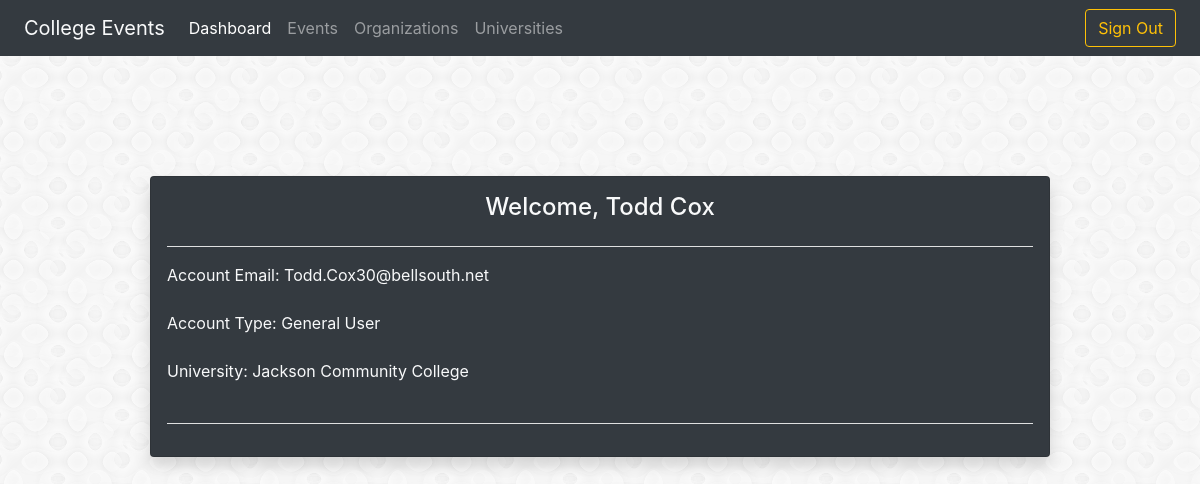
The app's page /source/web/dashboard.php (signed in) with its own data.
### tables this page shows
CREATE TABLE users (
    id INT AUTO_INCREMENT,
    first_name VARCHAR(50),
    last_name VARCHAR(50),
    password VARCHAR(20),
    email VARCHAR(200),
    university_id INT,
    permission_level INT,
    PRIMARY KEY (id),
    FOREIGN KEY (university_id)
    REFERENCES universities(id)
);

CREATE TABLE universities (
    id INT AUTO_INCREMENT,
    name VARCHAR(200),
    address VARCHAR(300),
    description VARCHAR(1000),
    student_count INT,
    PRIMARY KEY (id)
);

### source/web/dashboard.php (the view, shortened to what this page needs)
<!DOCTYPE html>
<html lang="en">
<head>
    <link rel="stylesheet" href="https://stackpath.bootstrapcdn.com/bootstrap/4.1.3/css/bootstrap.min.css"
>
</head>
<body style="background: url('background.png')">
<nav class="navbar navbar-dark navbar-expand-lg bg-dark">
    <a class="navbar-brand">
        <span class="ml-2 text-light" style="display: inline-block;">College Events</span>
    </a>
    <div class="collapse navbar-collapse" id="navbarNav">
        <ul class="navbar-nav">
            <li class="nav-item active">
                <a class="nav-link" href="dashboard.html">Dashboard </a>
            </li>
            <li class="nav-item">
                <a class="nav-link" href="events.php">Events</a>
            </li>
            <li class="nav-item">
                <a class="nav-link" href="organizations.php">Organizations</a>
            </li>
            <li class="nav-item">
                <a class="nav-link" href="universities.php">Universities</a>
            </li>
        </ul>
    </div>
    <form class="form-inline">
        <a href="logout.php">
            <button class="btn btn-outline-warning mr-2 my-sm-0" type="button">Sign Out</button>
        </a>
    </form>
</nav>
<div class="container-fluid">
    <form id="accountCard">
        <div class="row">
            <div class="card w-75 mx-auto container-fluid p-3 bg-dark shadow" style="margin-top: 10%;">
 <?php
    include('database.inc.php');
    $sql = "SELECT * FROM `users` where users.id = '$_SESSION[id]'";
    $University = "SELECT name FROM universities where universities.id = '$_SESSION[univ]'";
    if($query = $conn->prepare($sql))
    {
        $query->execute();
        $entry = $query->fetch(PDO::FETCH_ASSOC);
    }
    if($query2 = $conn->prepare($University))
    {
        $query2->execute();
        $University = $query2->fetch(PDO::FETCH_ASSOC);
    }
    if($entry){
        if(($_SESSION['perm']) == 0){
                    $level = "General User";
                }
        echo "
            <span class=\"mx-auto text-light\"><h4>Welcome, $entry[first_name] $entry[last_name]</h4></span>
            <hr class=\"bg-light\">
                <div class=\"form-group\">
                    <label for=\"accountEmail\" class=\"text-light\">Account Email: </label>
                    <label for=\"accountEmail\" class=\"text-light\">$entry[email]</label>
                    <span id=\"accountEmail\" class=\"text-light\"></span>
                </div>
                <div class=\"form-group\">
                    <label for=\"accountType\" class=\"text-light\">Account Type: </label>
                    <label for=\"accountType\" class=\"text-light\">$level</label>
                    <span id=\"accountType\" class=\"text-light\"></span>
                </div>
                <div class=\"form-group\">
                    <label for=\"accountUni\" class=\"text-light\">University: </label>
                    <label for=\"accountUni\" class=\"text-light\">$University[name]</label>
                    <span id=\"accountUni\" class=\"text-light\"></span>
                </div>
            <hr class=\"bg-light\">";
    }
?>
            </div>
        </div>
    </form>
</div>
</body>
</html>

### records on screen
users: first_name "Todd", last_name "Cox", email "Todd.Cox30@bellsouth.net"
universities: name "Jackson Community College"

### other values on screen
$level "General User"
